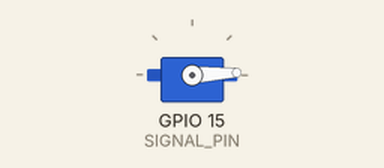
Recording of a program running on a simulated ESP32. Parts: servo.

Above: at 0.05 s.
At 1.3 s:
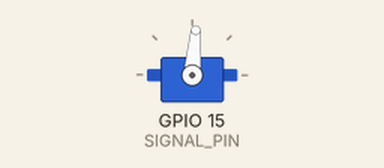
At 2.6 s:
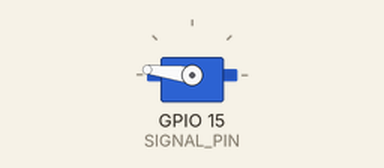
At 5.2 s:
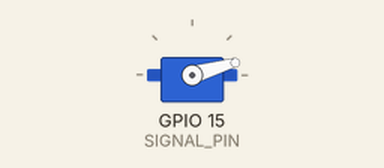
Timing chart, 0 to 7.1 s (numbered marks = the images above):
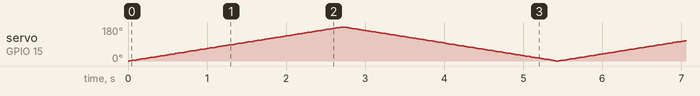

The program:

main.cpp
```cpp
#include <Arduino.h>
#include <ESP32Servo.h>

// Defines
#define SIGNAL_PIN 15

// Objeto Servo
Servo myServo;

void setup() {

  // Frequência do motor do servo
  myServo.setPeriodHertz(50);

  // Inicialização do servo, anexando canal de sinal e definindo os níveis mínimo e máximo
  myServo.attach(SIGNAL_PIN, 500, 2500);
}

void loop() {

  // Rotação de avanço do servo
  for(int posVal=0; posVal <= 180; posVal++){
    myServo.write(posVal);
    delay(15);
  }

  // Rotação de retorno do servo
  for(int posVal=180; posVal >= 0; posVal--){
    myServo.write(posVal);
    delay(15);

  }

}
```
